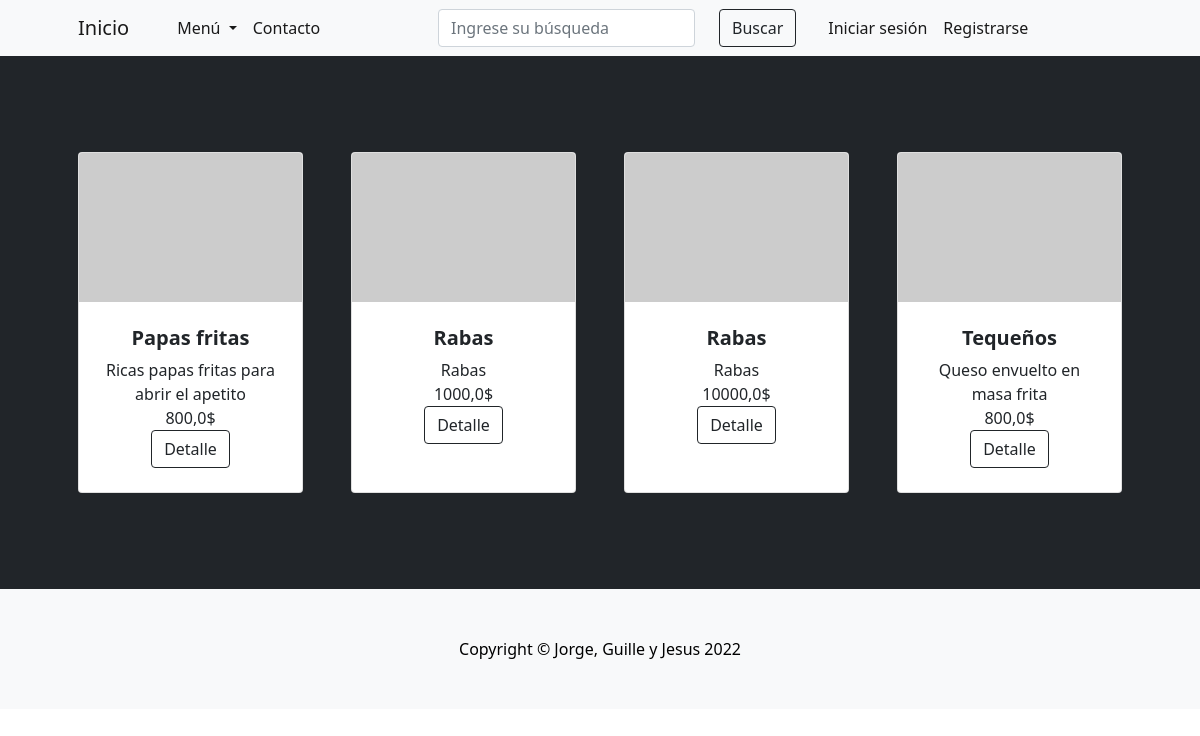
Page /entradas/ on the earlier database version.
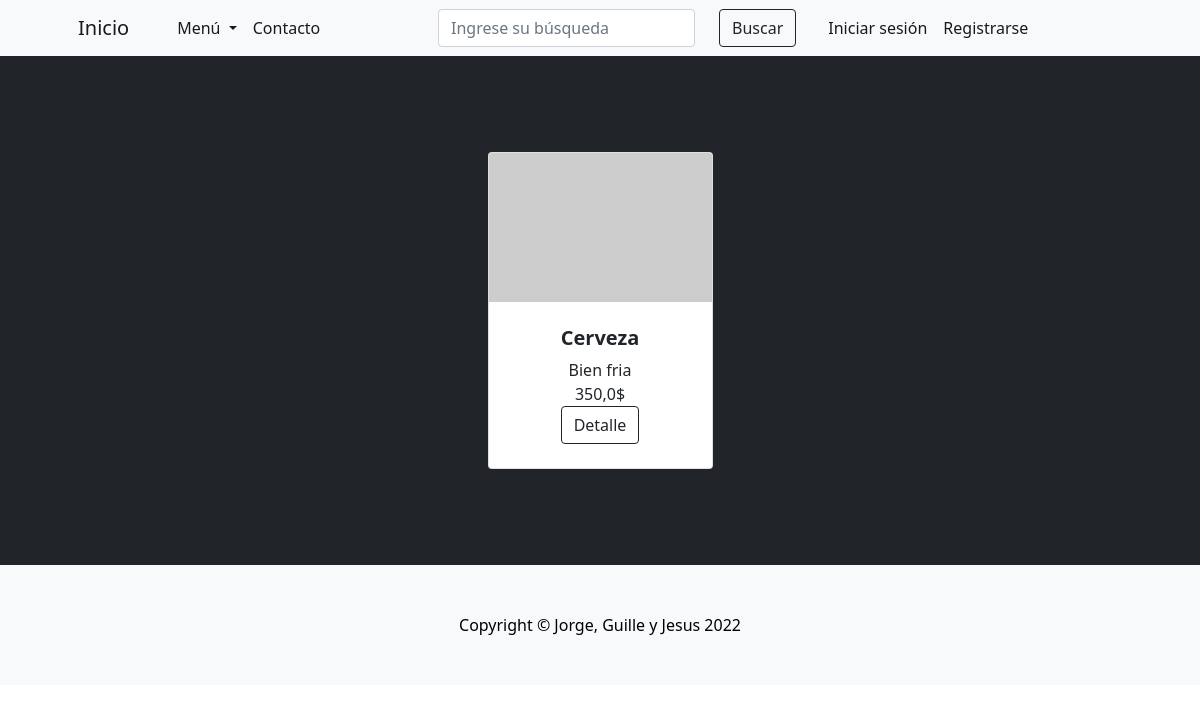
Same page on the later database version.
### entradas/models.py (models this page shows)
class Entradas(models.Model):
    nombre = models.CharField(max_length=30)
    descripcion = models.CharField(max_length=50, blank=True, null=True)
    precio = models.FloatField()
    is_active = models.BooleanField(default=True)
    class Meta:
        verbose_name = 'entrada'
        verbose_name_plural = 'entradas'

### entradas/views.py (the view)
# urls.py: path('entradas/', include('entradas.urls')),
def entradas(request):
    entradas = Entradas.objects.all()
    context = {'entradas':entradas}
    return render(request, 'entradas.html', context=context)

### RestaurantPython/templates/entradas.html (shortened to what this page needs)
{% extends 'base.html' %}
{% block contenido %}
<section class="py-5 bg-dark">
    <div class="container px-4 px-lg-5 mt-5">
        <div class="row gx-4 gx-lg-5 row-cols-2 row-cols-md-3 row-cols-xl-4 justify-content-center">
            {% for entrada in entradas %}
            <div class="col mb-5">
                <div class="card h-100">
                    <img class="card-img-top" src="https://dummyimage.com/450x300/dee2e6/6c757d.jpg" alt="..." />
                    <div class="card-body p-4">
                        <div class="text-center">
                            <h5 class="fw-bolder">{{entrada.nombre}}</h5>
                            {{entrada.descripcion}}
                            <br>
                            {{entrada.precio}}$
                            <br>
                            <a href="detalle-entrada/{{entrada.id}}" class="btn btn-outline-dark">Detalle</a>
                        </div>
                    </div>
                </div>
            </div>
            {% endfor %}
        </div>
    </div>
</section>
{% endblock %}

Differences in the rows shown:
removed Entradas: nombre "Papas fritas", descripcion "Ricas papas fritas para abrir el apetito", precio "800,0"
removed Entradas: nombre "Rabas", descripcion "Rabas", precio "1000,0"
removed Entradas: nombre "Rabas", descripcion "Rabas", precio "10000,0"
removed Entradas: nombre "Tequeños", descripcion "Queso envuelto en masa frita", precio "800,0"
added Entradas: nombre "Cerveza", descripcion "Bien fria", precio "350,0"
